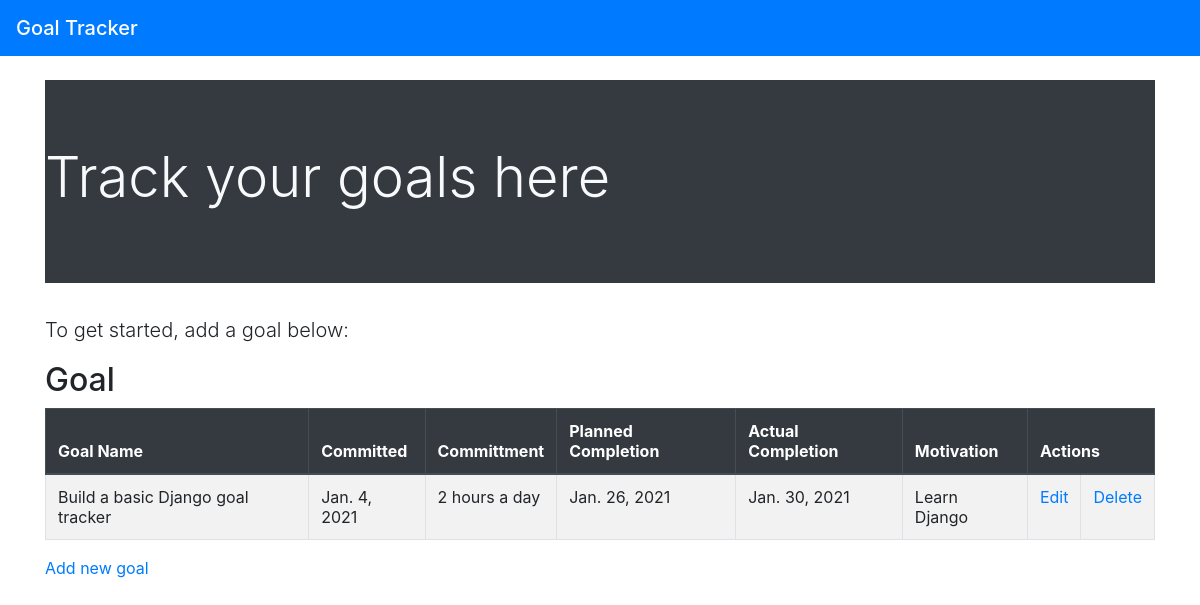
/goals/ (signed in), run on an earlier commit of the app's database.
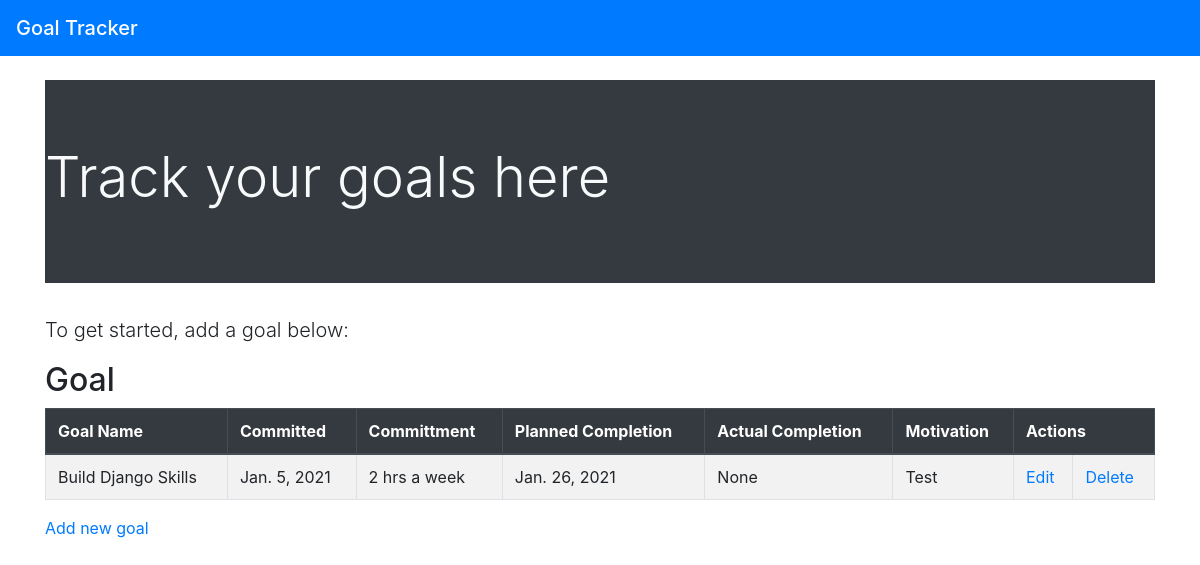
And on a later commit of the database.
### goals/models.py (models this page shows, shortened)
class Goal(models.Model):
    user = models.ForeignKey(User, on_delete=models.CASCADE)
    name = models.CharField(max_length=100)
    commitment_date = models.DateField(auto_now_add=True)
    committed_effort = models.CharField(max_length=100)
    planned_completion_date = models.DateField()
    actual_completion_date = models.DateField(blank=True,null=True)
    motivation = models.TextField()

### goals/views.py (the view)
# urls.py: path('goals/', login_required(GoalList.as_view()), name='goal-list'),
class GoalList(ListView):
    model = Goal
    def get_queryset(self):
        return Goal.objects.filter(user=self.request.user)

### templates/goals/goal_list.html
{% extends "base.html" %}
{% block content %}
    <h2>Goal</h2>
    <table class="table table-striped table-bordered">
    <thead class="thead-dark">
        <th>Goal Name</th>
        <th>Committed</th>
        <th>Committment</th>
        <th>Planned Completion</th>
        <th>Actual Completion</th>
        <th>Motivation</th>
        <th colspan=2>Actions</th>
    </thead>
    <tbody>
        {% for goal in object_list %}
        <tr>
            <td>{{ goal.name }}</td>
            <td>{{ goal.commitment_date }}</td>
            <td>{{ goal.committed_effort }} </td>
            <td>{{ goal.planned_completion_date }}</td>
            <td>{{ goal.actual_completion_date }}</td>
            <td>{{ goal.motivation }}</td>
            <td><a href="{% url 'goal-update' pk=goal.id %}">Edit</a></td>
            <td><a href="{% url 'goal-delete' pk=goal.id %}">Delete</a></td>
        </tr>
        {% endfor %}
    </tbody>
    </table>
    <a href="{% url 'goal-create' %}">Add new goal</a>
{% endblock %}

### templates/base.html (shortened to what this page needs)
{% load bootstrap4 %}
{% bootstrap_css %}
<nav class="navbar navbar-dark bg-primary">
    <span class="navbar-brand mb-0 h1">Goal Tracker</span>
</nav>
<div class="container">
    <div class="jumbotron jumbotron-fluid bg-dark">
        <h1 class="display-4 text-light">Track your goals here</h1>
    </div>
    <p class="lead">To get started, add a goal below:</p>
    {% block content %}
    {% endblock %}
</div>

What changed in the data, as far as the page shows it:
removed Goal: name "Build a basic Django goal tracker", commitment_date "Jan. 4, 2021", committed_effort "2 hours a day", planned_completion_date "Jan. 26, 2021", actual_completion_date "Jan. 30, 2021", motivation "Learn Django"
added Goal: name "Build Django Skills", commitment_date "Jan. 5, 2021", committed_effort "2 hrs a week", planned_completion_date "Jan. 26, 2021", actual_completion_date "None", motivation "Test"
